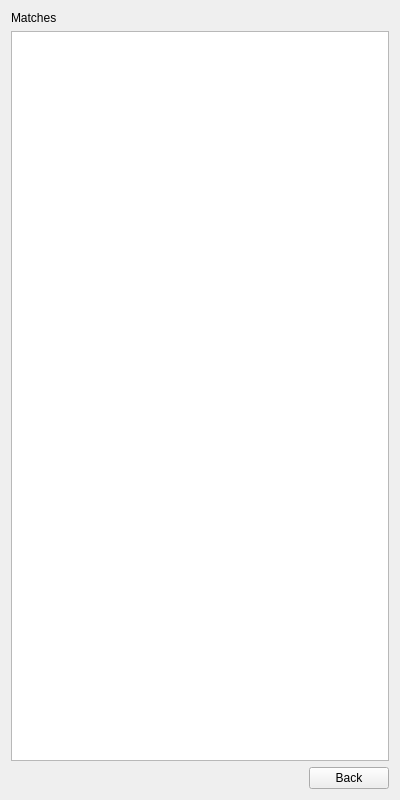
<?xml version="1.0" encoding="UTF-8"?>
<ui version="4.0">
 <class>MatchesPage</class>
 <widget class="QWidget" name="MatchesPage">
  <property name="geometry">
   <rect>
    <x>0</x>
    <y>0</y>
    <width>400</width>
    <height>800</height>
   </rect>
  </property>
  <property name="windowTitle">
   <string>Form</string>
  </property>
  <layout class="QVBoxLayout" name="verticalLayout">
   <item>
    <widget class="QLabel" name="matchesLabel">
     <property name="text">
      <string>Matches</string>
     </property>
    </widget>
   </item>
   <item>
    <widget class="QListWidget" name="matchesList"/>
   </item>
   <item>
    <layout class="QHBoxLayout" name="buttonLayout">
     <item>
      <spacer name="horizontalSpacer">
       <property name="orientation">
        <enum>Qt::Horizontal</enum>
       </property>
       <property name="sizeHint" stdset="0">
        <size>
         <width>40</width>
         <height>20</height>
        </size>
       </property>
      </spacer>
     </item>
     <item>
      <widget class="QPushButton" name="backButton">
       <property name="text">
        <string>Back</string>
       </property>
      </widget>
     </item>
    </layout>
   </item>
  </layout>
 </widget>
 <resources/>
 <connections/>
</ui>
